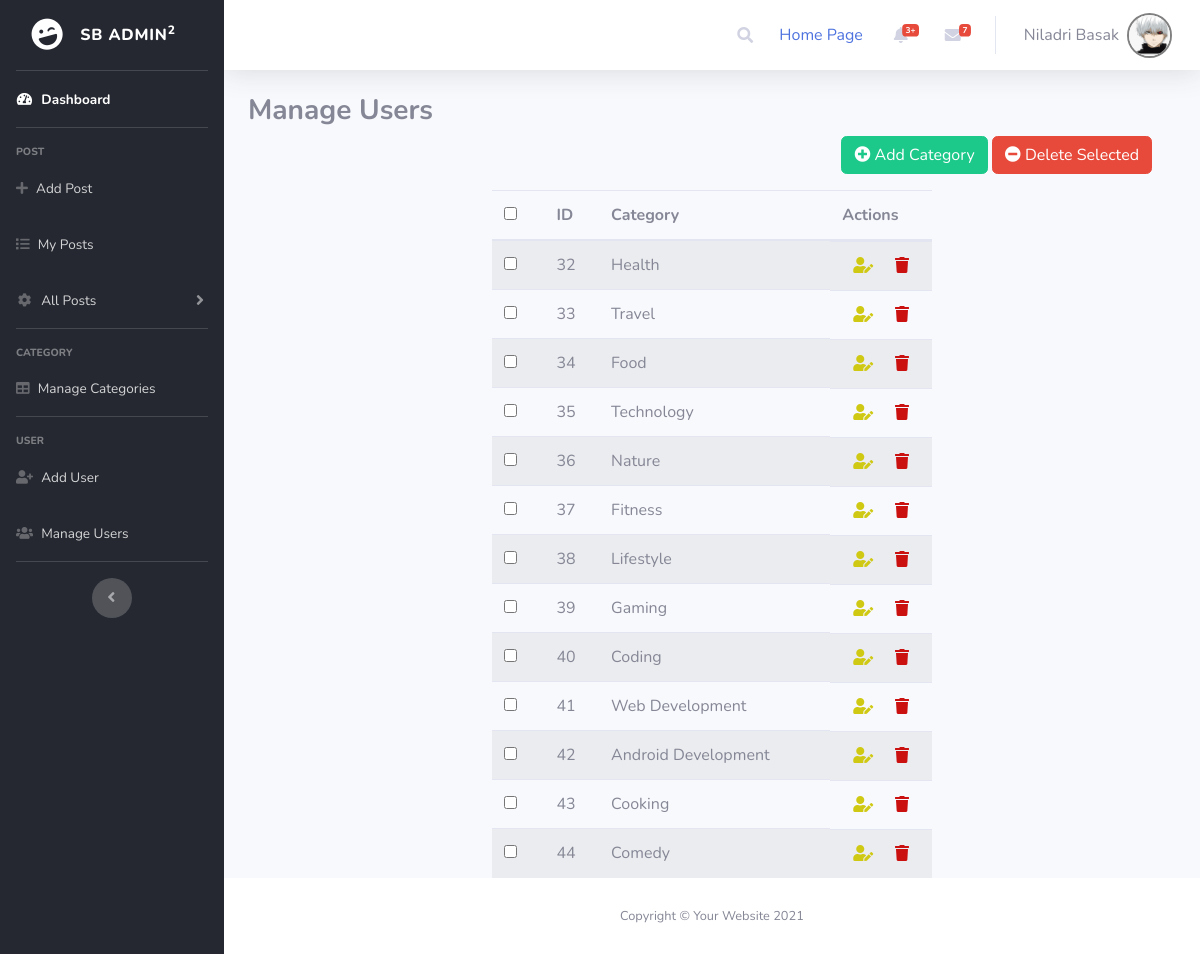
The page /admin/manage-categories.php (signed in) on the database its author committed.
### tables this page shows
CREATE TABLE `users` (
  `user_id` int(10) UNSIGNED NOT NULL,
  `user_name` varchar(255) NOT NULL,
  `user_username` varchar(255) NOT NULL,
  `user_email` varchar(255) NOT NULL,
  `user_image` text DEFAULT NULL,
  `user_password` varchar(255) NOT NULL,
  `user_role` tinyint(2) NOT NULL DEFAULT 0,
  `user_created_at` timestamp NOT NULL DEFAULT current_timestamp(),
  `user_updated_at` timestamp NULL DEFAULT NULL
);

CREATE TABLE `categories` (
  `cat_id` int(3) NOT NULL,
  `cat_title` varchar(255) NOT NULL
);

### admin/config/functions.php (the view, shortened to what this page needs)
<?php
function read_category()
{
    global $connection;
    $read_category_query = "SELECT * FROM categories";
    $read_category_result = mysqli_query($connection, $read_category_query);
    while ($row = mysqli_fetch_assoc($read_category_result)) {
        echo "
        <tr>
        <td>
          <span class='custom-checkbox'>
          <input type='checkbox' id='{$row['cat_id']}' name='options[]' value='{$row['cat_id']}'>
          <label for='checkbox1'></label>
          </span>
        </td>
        <td>" . $row['cat_id'] . "</td>
        <td id='cat-title'>" . $row['cat_title'] . "</td>
        <td class='d-flex justify-content-around'>
          <a href='' id='{$row['cat_id']}' class='edit-category-btn edit' title='Edit' data-toggle='modal'><i class='fas fa-user-edit' style='color: #cfc914'></i></a>
          <a href='' id='{$row['cat_id']}' class='delete delete-category-btn' title='Delete' data-toggle='modal'><i class='fas fa-trash' style='color: #cb1010'></i></a>
        </td>
      </tr>
        ";
    }
}

### admin/includes/admin-header.php (shortened to what this page needs)
<?php require "config/db.php"; ?>
<?php require "config/functions.php"; ?>
<?php
if (isset($_SESSION['user-id'])) {
  $user_id = filter_var($_SESSION['user-id'], FILTER_SANITIZE_NUMBER_INT);
  $query = "SELECT * FROM users WHERE user_id = '$user_id'";
  $result = mysqli_query($connection, $query);
  $user = mysqli_fetch_assoc($result);
  $user_name = $user['user_name'];
  if ($user['user_image'] === NULL) {
    $user_image =  "user-profile-image.png";
  } else {
    $user_image = $user['user_image'];
  }
} else {
  header('Location: ' . ROOT_URL);
  die();
}
?>
<!DOCTYPE html>
<html lang="en">
<head>
  <link rel="stylesheet" href="./vendor/fontawesome-free/css/all.css" />
  <link href="css/mini.min.css" rel="stylesheet" />
  <link href="css/style.css" rel="stylesheet" />
  <link href="vendor/summernote/summernote-bs4.min.css" rel="stylesheet" />
</head>
<body id="page-top">
  <div id="wrapper">
    <ul class="navbar-nav sidebar sidebar-dark accordion" id="accordionSidebar">
      <a class="sidebar-brand d-flex align-items-center justify-content-center" href="<?= ROOT_URL . 'admin/' ?>">
        <div class="sidebar-brand-icon rotate-n-15">
          <i class="fas fa-laugh-wink"></i>
        </div>
        <div class="sidebar-brand-text mx-3">SB Admin<sup>2</sup></div>
      </a>
      <hr class="sidebar-divider my-0" />
      <?php if (isset($_SESSION['user-is-admin'])) : ?>
        <li class="nav-item active">
          <a class="nav-link" href="<?= ROOT_URL . 'admin/' ?>">
            <i class="fas fa-fw fa-tachometer-alt"></i>
            <span>Dashboard</span></a>
        </li>
      <?php endif ?>
      <hr class="sidebar-divider" />
      <div class="sidebar-heading">Post</div>
      <li class="nav-item">
        <a class="nav-link" href="add-post.php">
          <i class="fa fa-plus"></i>
          <span>Add Post</span></a>
      </li>
      <li class="nav-item">
        <a class="nav-link" href="my-posts.php">
          <i class="fa fa-list"></i>
          <span>My Posts</span></a>
      </li>
      <?php if (isset($_SESSION['user-is-admin'])) : ?>
        <li class="nav-item">
          <a class="nav-link collapsed" href="#" data-toggle="collapse" data-target="#collapseTwo" aria-expanded="true" aria-controls="collapseTwo">
            <i class="fas fa-fw fa-cog"></i>
            <span>All Posts</span>
          </a>
        </li>
        <hr class="sidebar-divider" />
        <div class="sidebar-heading">Category</div>
        <li class="nav-item">
          <a class="nav-link" href="manage-categories.php">
            <i class="fas fa-table"></i>
            <span>Manage Categories</span></a>
        </li>
        <hr class="sidebar-divider" />
        <div class="sidebar-heading">User</div>
        <li class="nav-item">
          <a class="nav-link" href="add-user.php">
            <i class="fa fa-user-plus"></i>
            <span>Add User</span></a>
        </li>
        <li class="nav-item">
          <a class="nav-link" href="manage-users.php">
            <i class="fa fa-users"></i>
            <span>Manage Users</span></a>
        </li>
      <?php endif ?>
      <hr class="sidebar-divider d-none d-md-block" />
      <div class="text-center d-none d-md-inline">
        <button class="rounded-circle border-0" id="sidebarToggle"></button>
      </div>
    </ul>
    <div id="content-wrapper" class="d-flex flex-column">
      <div id="content">
        <nav class="navbar navbar-expand navbar-light bg-white topbar mb-4 static-top shadow">
          <ul class="navbar-nav ml-auto">
            <li class="nav-item dropdown no-arrow">
              <a class="nav-link dropdown-toggle" href="#" id="searchDropdown" role="button" data-toggle="dropdown" aria-haspopup="true" aria-expanded="false">
                <i class="fas fa-search fa-fw"></i>
              </a>
            </li>
            <li class="nav-item no-arrow">
              <a class="nav-link text-primary" href="<?= ROOT_URL ?>">Home Page</a>
            </li>
            <li class="nav-item dropdown no-arrow mx-1">
              <a class="nav-link dropdown-toggle" href="#" id="alertsDropdown" role="button" data-toggle="dropdown" aria-haspopup="true" aria-expanded="false">
                <i class="fas fa-bell fa-fw"></i>
                <span class="badge badge-danger badge-counter">3+</span>
              </a>
            </li>
            <li class="nav-item dropdown no-arrow mx-1">
              <a class="nav-link dropdown-toggle" href="#" id="messagesDropdown" role="button" data-toggle="dropdown" aria-haspopup="true" aria-expanded="false">
                <i class="fas fa-envelope fa-fw"></i>
                <span class="badge badge-danger badge-counter">7</span>
              </a>
            </li>
            <li class="nav-item dropdown no-arrow">
              <a class="nav-link dropdown-toggle" href="#" id="userDropdown" role="button" data-toggle="dropdown" aria-haspopup="true" aria-expanded="false">
                <span class="mr-2 d-none d-lg-inline text-gray-600 "><?= $user_name ?></span>
                <img class="img-profile rounded-circle" style="height:45px;width:45px;object-fit:cover;border:2px solid grey;" src="<?= ROOT_URL . 'images/' . $user_image ?>" />
              </a>
            </li>
          </ul>
        </nav>

### admin/css/style.css (style rules this page uses)
img { object-fit: cover; }
#accordionSidebar { background-color: #252830; }

### rows shown on the page
users: user_name "Niladri Basak", user_image (picture)
categories: cat_id "32", cat_title "Health"
categories: cat_id "33", cat_title "Travel"
categories: cat_id "34", cat_title "Food"
categories: cat_id "35", cat_title "Technology"
categories: cat_id "36", cat_title "Nature"
categories: cat_id "37", cat_title "Fitness"
categories: cat_id "38", cat_title "Lifestyle"
categories: cat_id "39", cat_title "Gaming"
categories: cat_id "40", cat_title "Coding"
categories: cat_id "41", cat_title "Web Development"
categories: cat_id "42", cat_title "Android Development"
categories: cat_id "43", cat_title "Cooking"
categories: cat_id "44", cat_title "Comedy"
